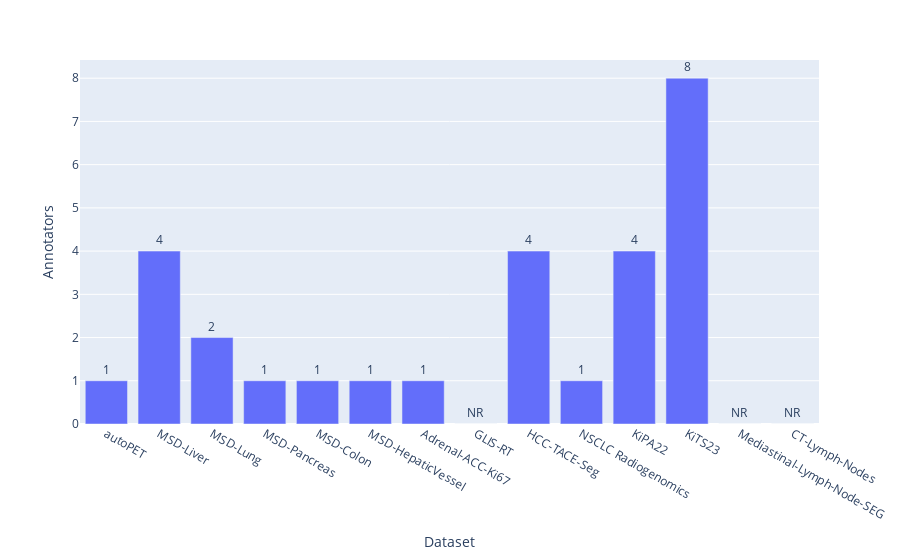

The cell this chart's notebook holds for it:
### Code cell
# Distribution of Annotators count
y_values = table_df['Annotators'].fillna(0).astype('int').tolist()
fig = px.bar(
    table_df,
    y=y_values,
    x='Dataset',
    text=[str(item) if item > 0 else "NR" for item in y_values]
)
fig.update_yaxes(
    title_text='Annotators'
)
fig.update_traces(
    textposition='outside',
    cliponaxis=False
)
fig.show()

### Figure 1 — Plotly figure (JSON) as saved in the notebook; plotly's stock layout.template omitted (floating-point values rounded to 4 significant figures)
{"data": [{"cliponaxis": false, "hovertemplate": "Dataset=%{x}<br>y=%{y}<br>text=%{text}<extra></extra>", "legendgroup": "", "marker": {"color": "#636efa", "pattern": {"shape": ""}}, "name": "", "orientation": "v", "showlegend": false, "text": ["1", "4", "2", "1", "1", "1", "1", "NR", "4", "1", "4", "8", "NR", "NR"], "textposition": "outside", "type": "bar", "x": ["autoPET", "MSD-Liver", "MSD-Lung", "MSD-Pancreas", "MSD-Colon", "MSD-HepaticVessel", "Adrenal-ACC-Ki67", "GLIS-RT", "HCC-TACE-Seg", "NSCLC Radiogenomics", "KiPA22", "KiTS23", "Mediastinal-Lymph-Node-SEG", "CT-Lymph-Nodes"], "xaxis": "x", "y": [1, 4, 2, 1, 1, 1, 1, 0, 4, 1, 4, 8, 0, 0], "yaxis": "y"}], "layout": {"barmode": "relative", "legend": {"tracegroupgap": 0}, "margin": {"t": 60}, "xaxis": {"anchor": "y", "domain": [0, 1], "title": {"text": "Dataset"}}, "yaxis": {"anchor": "x", "domain": [0, 1], "title": {"text": "Annotators"}}}}
